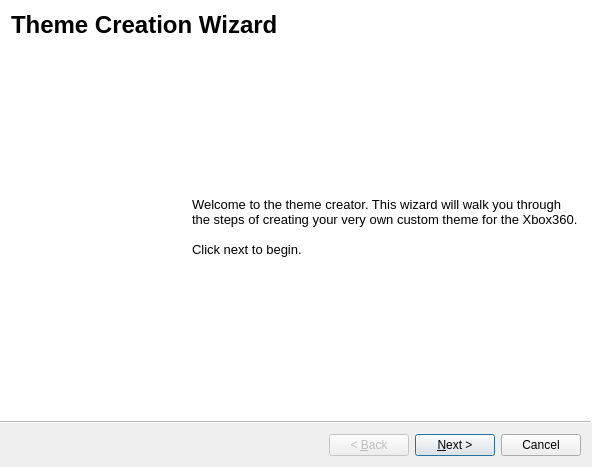
<?xml version="1.0" encoding="UTF-8"?>
<ui version="4.0">
 <class>ThemeCreationWizard</class>
 <widget class="QWizard" name="ThemeCreationWizard">
  <property name="geometry">
   <rect>
    <x>0</x>
    <y>0</y>
    <width>592</width>
    <height>467</height>
   </rect>
  </property>
  <property name="windowTitle">
   <string>Theme Creator</string>
  </property>
  <property name="windowIcon">
   <iconset resource="Resources.qrc">
    <normaloff>:/Images/Leaner24.png</normaloff>:/Images/Leaner24.png</iconset>
  </property>
  <property name="wizardStyle">
   <enum>QWizard::AeroStyle</enum>
  </property>
  <widget class="QWizardPage" name="pageMain">
   <layout class="QVBoxLayout" name="verticalLayout">
    <item>
     <widget class="QLabel" name="label_2">
      <property name="text">
       <string>&lt;!DOCTYPE HTML PUBLIC &quot;-//W3C//DTD HTML 4.0//EN&quot; &quot;http://www.w3.org/TR/REC-html40/strict.dtd&quot;&gt;
&lt;html&gt;&lt;head&gt;&lt;meta name=&quot;qrichtext&quot; content=&quot;1&quot; /&gt;&lt;style type=&quot;text/css&quot;&gt;
p, li { white-space: pre-wrap; }
&lt;/style&gt;&lt;/head&gt;&lt;body style=&quot; font-family:'MS Shell Dlg 2'; font-size:8.25pt; font-weight:400; font-style:normal;&quot;&gt;
&lt;p style=&quot; margin-top:0px; margin-bottom:0px; margin-left:0px; margin-right:0px; -qt-block-indent:0; text-indent:0px;&quot;&gt;&lt;span style=&quot; font-size:18pt; font-weight:600;&quot;&gt;Theme Creation Wizard&lt;/span&gt;&lt;/p&gt;&lt;/body&gt;&lt;/html&gt;</string>
      </property>
      <property name="wordWrap">
       <bool>true</bool>
      </property>
     </widget>
    </item>
    <item>
     <spacer name="verticalSpacer">
      <property name="orientation">
       <enum>Qt::Vertical</enum>
      </property>
      <property name="sizeHint" stdset="0">
       <size>
        <width>20</width>
        <height>40</height>
       </size>
      </property>
     </spacer>
    </item>
    <item>
     <layout class="QHBoxLayout" name="horizontalLayout">
      <item>
       <widget class="QLabel" name="label">
        <property name="minimumSize">
         <size>
          <width>175</width>
          <height>175</height>
         </size>
        </property>
        <property name="maximumSize">
         <size>
          <width>175</width>
          <height>175</height>
         </size>
        </property>
        <property name="text">
         <string/>
        </property>
        <property name="pixmap">
         <pixmap resource="Resources.qrc">:/Images/themebig.png</pixmap>
        </property>
        <property name="scaledContents">
         <bool>true</bool>
        </property>
       </widget>
      </item>
      <item>
       <widget class="QLabel" name="label_3">
        <property name="font">
         <font>
          <pointsize>6</pointsize>
         </font>
        </property>
        <property name="text">
         <string>&lt;!DOCTYPE HTML PUBLIC &quot;-//W3C//DTD HTML 4.0//EN&quot; &quot;http://www.w3.org/TR/REC-html40/strict.dtd&quot;&gt;
&lt;html&gt;&lt;head&gt;&lt;meta name=&quot;qrichtext&quot; content=&quot;1&quot; /&gt;&lt;style type=&quot;text/css&quot;&gt;
p, li { white-space: pre-wrap; }
&lt;/style&gt;&lt;/head&gt;&lt;body style=&quot; font-family:'Ubuntu'; font-size:6pt; font-weight:400; font-style:normal;&quot;&gt;
&lt;p style=&quot; margin-top:0px; margin-bottom:0px; margin-left:0px; margin-right:0px; -qt-block-indent:0; text-indent:0px;&quot;&gt;&lt;span style=&quot; font-family:'MS Shell Dlg 2'; font-size:10pt;&quot;&gt;Welcome to the theme creator. This wizard will walk you through the steps of creating your very own custom theme for the Xbox360.&lt;/span&gt;&lt;/p&gt;
&lt;p style=&quot;-qt-paragraph-type:empty; margin-top:0px; margin-bottom:0px; margin-left:0px; margin-right:0px; -qt-block-indent:0; text-indent:0px; font-family:'MS Shell Dlg 2'; font-size:10pt;&quot;&gt;&lt;br /&gt;&lt;/p&gt;
&lt;p style=&quot; margin-top:0px; margin-bottom:0px; margin-left:0px; margin-right:0px; -qt-block-indent:0; text-indent:0px;&quot;&gt;&lt;span style=&quot; font-family:'MS Shell Dlg 2'; font-size:10pt;&quot;&gt;Click next to begin.&lt;/span&gt;&lt;/p&gt;&lt;/body&gt;&lt;/html&gt;</string>
        </property>
        <property name="wordWrap">
         <bool>true</bool>
        </property>
       </widget>
      </item>
     </layout>
    </item>
    <item>
     <spacer name="verticalSpacer_2">
      <property name="orientation">
       <enum>Qt::Vertical</enum>
      </property>
      <property name="sizeHint" stdset="0">
       <size>
        <width>20</width>
        <height>40</height>
       </size>
      </property>
     </spacer>
    </item>
   </layout>
  </widget>
  <widget class="QWizardPage" name="pageConsoleType">
   <property name="title">
    <string>Console Type</string>
   </property>
   <property name="subTitle">
    <string>Choose the console type that the theme will be for</string>
   </property>
   <layout class="QVBoxLayout" name="verticalLayout_3">
    <item>
     <spacer name="verticalSpacer_3">
      <property name="orientation">
       <enum>Qt::Vertical</enum>
      </property>
      <property name="sizeHint" stdset="0">
       <size>
        <width>20</width>
        <height>40</height>
       </size>
      </property>
     </spacer>
    </item>
    <item>
     <layout class="QHBoxLayout" name="horizontalLayout_3">
      <item>
       <widget class="QLabel" name="label_4">
        <property name="minimumSize">
         <size>
          <width>175</width>
          <height>175</height>
         </size>
        </property>
        <property name="maximumSize">
         <size>
          <width>175</width>
          <height>175</height>
         </size>
        </property>
        <property name="text">
         <string/>
        </property>
        <property name="pixmap">
         <pixmap resource="Resources.qrc">:/Images/themebig.png</pixmap>
        </property>
        <property name="scaledContents">
         <bool>true</bool>
        </property>
       </widget>
      </item>
      <item>
       <layout class="QVBoxLayout" name="verticalLayout_2">
        <item>
         <layout class="QHBoxLayout" name="horizontalLayout_2">
          <item>
           <spacer name="horizontalSpacer">
            <property name="orientation">
             <enum>Qt::Horizontal</enum>
            </property>
            <property name="sizeHint" stdset="0">
             <size>
              <width>40</width>
              <height>20</height>
             </size>
            </property>
           </spacer>
          </item>
          <item>
           <widget class="QComboBox" name="cmbxType">
            <property name="minimumSize">
             <size>
              <width>0</width>
              <height>30</height>
             </size>
            </property>
            <property name="font">
             <font>
              <pointsize>10</pointsize>
             </font>
            </property>
            <item>
             <property name="text">
              <string>Retail</string>
             </property>
            </item>
            <item>
             <property name="text">
              <string>Development Kit</string>
             </property>
            </item>
           </widget>
          </item>
         </layout>
        </item>
        <item>
         <widget class="QLabel" name="label_5">
          <property name="text">
           <string>&lt;!DOCTYPE HTML PUBLIC &quot;-//W3C//DTD HTML 4.0//EN&quot; &quot;http://www.w3.org/TR/REC-html40/strict.dtd&quot;&gt;
&lt;html&gt;&lt;head&gt;&lt;meta name=&quot;qrichtext&quot; content=&quot;1&quot; /&gt;&lt;style type=&quot;text/css&quot;&gt;
p, li { white-space: pre-wrap; }
&lt;/style&gt;&lt;/head&gt;&lt;body style=&quot; font-family:'Ubuntu'; font-size:11pt; font-weight:400; font-style:normal;&quot;&gt;
&lt;p style=&quot; margin-top:0px; margin-bottom:0px; margin-left:0px; margin-right:0px; -qt-block-indent:0; text-indent:0px;&quot;&gt;&lt;span style=&quot; font-family:'MS Shell Dlg 2'; font-size:10pt;&quot;&gt;Only choose development kit if you're playing on an official XDK or if you're running the dev kernel.&lt;/span&gt;&lt;/p&gt;&lt;/body&gt;&lt;/html&gt;</string>
          </property>
          <property name="wordWrap">
           <bool>true</bool>
          </property>
         </widget>
        </item>
       </layout>
      </item>
     </layout>
    </item>
    <item>
     <spacer name="verticalSpacer_4">
      <property name="orientation">
       <enum>Qt::Vertical</enum>
      </property>
      <property name="sizeHint" stdset="0">
       <size>
        <width>20</width>
        <height>40</height>
       </size>
      </property>
     </spacer>
    </item>
   </layout>
  </widget>
  <widget class="QWizardPage" name="pageMetadata">
   <property name="title">
    <string>General Information</string>
   </property>
   <property name="subTitle">
    <string>Choose a thumbnail and a name for your theme</string>
   </property>
   <layout class="QVBoxLayout" name="verticalLayout_8">
    <item>
     <spacer name="verticalSpacer_9">
      <property name="orientation">
       <enum>Qt::Vertical</enum>
      </property>
      <property name="sizeHint" stdset="0">
       <size>
        <width>20</width>
        <height>40</height>
       </size>
      </property>
     </spacer>
    </item>
    <item>
     <layout class="QHBoxLayout" name="horizontalLayout_8" stretch="0,0,2">
      <item>
       <widget class="QLabel" name="label_9">
        <property name="minimumSize">
         <size>
          <width>175</width>
          <height>175</height>
         </size>
        </property>
        <property name="maximumSize">
         <size>
          <width>175</width>
          <height>175</height>
         </size>
        </property>
        <property name="text">
         <string/>
        </property>
        <property name="pixmap">
         <pixmap resource="Resources.qrc">:/Images/themebig.png</pixmap>
        </property>
        <property name="scaledContents">
         <bool>true</bool>
        </property>
       </widget>
      </item>
      <item>
       <spacer name="horizontalSpacer_6">
        <property name="orientation">
         <enum>Qt::Horizontal</enum>
        </property>
        <property name="sizeHint" stdset="0">
         <size>
          <width>40</width>
          <height>20</height>
         </size>
        </property>
       </spacer>
      </item>
      <item>
       <layout class="QVBoxLayout" name="verticalLayout_7">
        <item>
         <layout class="QHBoxLayout" name="horizontalLayout_6" stretch="0,1">
          <item>
           <spacer name="horizontalSpacer_3">
            <property name="orientation">
             <enum>Qt::Horizontal</enum>
            </property>
            <property name="sizeHint" stdset="0">
             <size>
              <width>40</width>
              <height>20</height>
             </size>
            </property>
           </spacer>
          </item>
          <item>
           <widget class="QLineEdit" name="txtName">
            <property name="placeholderText">
             <string/>
            </property>
           </widget>
          </item>
         </layout>
        </item>
        <item>
         <spacer name="verticalSpacer_7">
          <property name="orientation">
           <enum>Qt::Vertical</enum>
          </property>
          <property name="sizeHint" stdset="0">
           <size>
            <width>20</width>
            <height>40</height>
           </size>
          </property>
         </spacer>
        </item>
        <item>
         <layout class="QHBoxLayout" name="horizontalLayout_7" stretch="1,0,0">
          <item>
           <spacer name="horizontalSpacer_4">
            <property name="orientation">
             <enum>Qt::Horizontal</enum>
            </property>
            <property name="sizeHint" stdset="0">
             <size>
              <width>40</width>
              <height>20</height>
             </size>
            </property>
           </spacer>
          </item>
          <item>
           <layout class="QVBoxLayout" name="verticalLayout_6">
            <item>
             <widget class="QLabel" name="imgThumbnail">
              <property name="minimumSize">
               <size>
                <width>64</width>
                <height>64</height>
               </size>
              </property>
              <property name="maximumSize">
               <size>
                <width>64</width>
                <height>64</height>
               </size>
              </property>
              <property name="text">
               <string/>
              </property>
              <property name="pixmap">
               <pixmap resource="Resources.qrc">:/Images/20001.png</pixmap>
              </property>
             </widget>
            </item>
            <item>
             <widget class="QPushButton" name="pushButton">
              <property name="minimumSize">
               <size>
                <width>64</width>
                <height>0</height>
               </size>
              </property>
              <property name="maximumSize">
               <size>
                <width>64</width>
                <height>16777215</height>
               </size>
              </property>
              <property name="text">
               <string>...</string>
              </property>
             </widget>
            </item>
           </layout>
          </item>
          <item>
           <spacer name="horizontalSpacer_5">
            <property name="orientation">
             <enum>Qt::Horizontal</enum>
            </property>
            <property name="sizeHint" stdset="0">
             <size>
              <width>40</width>
              <height>20</height>
             </size>
            </property>
           </spacer>
          </item>
         </layout>
        </item>
       </layout>
      </item>
     </layout>
    </item>
    <item>
     <spacer name="verticalSpacer_8">
      <property name="orientation">
       <enum>Qt::Vertical</enum>
      </property>
      <property name="sizeHint" stdset="0">
       <size>
        <width>20</width>
        <height>40</height>
       </size>
      </property>
     </spacer>
    </item>
   </layout>
  </widget>
  <widget class="QWizardPage" name="pageSphereColor">
   <property name="title">
    <string>Sphere Color</string>
   </property>
   <property name="subTitle">
    <string>Choose the sphere color for the theme</string>
   </property>
   <layout class="QVBoxLayout" name="verticalLayout_5">
    <item>
     <spacer name="verticalSpacer_6">
      <property name="orientation">
       <enum>Qt::Vertical</enum>
      </property>
      <property name="sizeHint" stdset="0">
       <size>
        <width>20</width>
        <height>40</height>
       </size>
      </property>
     </spacer>
    </item>
    <item>
     <layout class="QHBoxLayout" name="horizontalLayout_5">
      <item>
       <widget class="QLabel" name="label_6">
        <property name="minimumSize">
         <size>
          <width>175</width>
          <height>175</height>
         </size>
        </property>
        <property name="maximumSize">
         <size>
          <width>175</width>
          <height>175</height>
         </size>
        </property>
        <property name="text">
         <string/>
        </property>
        <property name="pixmap">
         <pixmap resource="Resources.qrc">:/Images/themebig.png</pixmap>
        </property>
        <property name="scaledContents">
         <bool>true</bool>
        </property>
       </widget>
      </item>
      <item>
       <layout class="QVBoxLayout" name="verticalLayout_4">
        <item>
         <layout class="QHBoxLayout" name="horizontalLayout_4" stretch="1,1">
          <item>
           <spacer name="horizontalSpacer_2">
            <property name="orientation">
             <enum>Qt::Horizontal</enum>
            </property>
            <property name="sizeHint" stdset="0">
             <size>
              <width>40</width>
              <height>20</height>
             </size>
            </property>
           </spacer>
          </item>
          <item>
           <widget class="QComboBox" name="cmbxSphereColor">
            <property name="minimumSize">
             <size>
              <width>0</width>
              <height>30</height>
             </size>
            </property>
            <property name="font">
             <font>
              <pointsize>10</pointsize>
             </font>
            </property>
            <property name="autoFillBackground">
             <bool>false</bool>
            </property>
           </widget>
          </item>
         </layout>
        </item>
        <item>
         <widget class="QLabel" name="label_7">
          <property name="text">
           <string>&lt;!DOCTYPE HTML PUBLIC &quot;-//W3C//DTD HTML 4.0//EN&quot; &quot;http://www.w3.org/TR/REC-html40/strict.dtd&quot;&gt;
&lt;html&gt;&lt;head&gt;&lt;meta name=&quot;qrichtext&quot; content=&quot;1&quot; /&gt;&lt;style type=&quot;text/css&quot;&gt;
p, li { white-space: pre-wrap; }
&lt;/style&gt;&lt;/head&gt;&lt;body style=&quot; font-family:'Ubuntu'; font-size:11pt; font-weight:400; font-style:normal;&quot;&gt;
&lt;p style=&quot; margin-top:0px; margin-bottom:0px; margin-left:0px; margin-right:0px; -qt-block-indent:0; text-indent:0px;&quot;&gt;&lt;span style=&quot; font-family:'MS Shell Dlg 2'; font-size:10pt;&quot;&gt;This is the color of the gradient that appears at the bottom of the screen on the dashboard.&lt;/span&gt;&lt;/p&gt;&lt;/body&gt;&lt;/html&gt;</string>
          </property>
          <property name="wordWrap">
           <bool>true</bool>
          </property>
         </widget>
        </item>
       </layout>
      </item>
     </layout>
    </item>
    <item>
     <spacer name="verticalSpacer_5">
      <property name="orientation">
       <enum>Qt::Vertical</enum>
      </property>
      <property name="sizeHint" stdset="0">
       <size>
        <width>20</width>
        <height>40</height>
       </size>
      </property>
     </spacer>
    </item>
   </layout>
  </widget>
  <widget class="QWizardPage" name="pageWallpaperOne">
   <property name="title">
    <string>Wallpaper One</string>
   </property>
   <property name="subTitle">
    <string>Background to the Home, Dash Identity, Party Details and LIVE channels</string>
   </property>
   <layout class="QGridLayout" name="gridLayout">
    <item row="1" column="1">
     <layout class="QVBoxLayout" name="verticalLayout_9">
      <item>
       <widget class="QLabel" name="imgWallpaper1">
        <property name="minimumSize">
         <size>
          <width>480</width>
          <height>270</height>
         </size>
        </property>
        <property name="maximumSize">
         <size>
          <width>480</width>
          <height>270</height>
         </size>
        </property>
        <property name="frameShape">
         <enum>QFrame::StyledPanel</enum>
        </property>
        <property name="text">
         <string/>
        </property>
        <property name="pixmap">
         <pixmap resource="Resources.qrc">:/Images/watermark.png</pixmap>
        </property>
        <property name="scaledContents">
         <bool>false</bool>
        </property>
        <property name="alignment">
         <set>Qt::AlignCenter</set>
        </property>
       </widget>
      </item>
      <item>
       <layout class="QHBoxLayout" name="horizontalLayout_9">
        <item>
         <spacer name="horizontalSpacer_7">
          <property name="orientation">
           <enum>Qt::Horizontal</enum>
          </property>
          <property name="sizeHint" stdset="0">
           <size>
            <width>40</width>
            <height>20</height>
           </size>
          </property>
         </spacer>
        </item>
        <item>
         <widget class="QPushButton" name="pushButton_2">
          <property name="text">
           <string>Select an Image</string>
          </property>
         </widget>
        </item>
       </layout>
      </item>
     </layout>
    </item>
    <item row="1" column="0">
     <spacer name="horizontalSpacer_8">
      <property name="orientation">
       <enum>Qt::Horizontal</enum>
      </property>
      <property name="sizeHint" stdset="0">
       <size>
        <width>40</width>
        <height>20</height>
       </size>
      </property>
     </spacer>
    </item>
    <item row="1" column="2">
     <spacer name="horizontalSpacer_9">
      <property name="orientation">
       <enum>Qt::Horizontal</enum>
      </property>
      <property name="sizeHint" stdset="0">
       <size>
        <width>40</width>
        <height>20</height>
       </size>
      </property>
     </spacer>
    </item>
    <item row="0" column="1">
     <spacer name="verticalSpacer_10">
      <property name="orientation">
       <enum>Qt::Vertical</enum>
      </property>
      <property name="sizeHint" stdset="0">
       <size>
        <width>20</width>
        <height>40</height>
       </size>
      </property>
     </spacer>
    </item>
    <item row="2" column="1">
     <spacer name="verticalSpacer_11">
      <property name="orientation">
       <enum>Qt::Vertical</enum>
      </property>
      <property name="sizeHint" stdset="0">
       <size>
        <width>20</width>
        <height>40</height>
       </size>
      </property>
     </spacer>
    </item>
   </layout>
  </widget>
  <widget class="QWizardPage" name="pageWallpaperTwo">
   <property name="title">
    <string>Wallpaper Two</string>
   </property>
   <property name="subTitle">
    <string>Background to the Games Library channel</string>
   </property>
   <layout class="QGridLayout" name="gridLayout_2">
    <item row="1" column="1">
     <layout class="QVBoxLayout" name="verticalLayout_10">
      <item>
       <widget class="QLabel" name="imgWallpaper2">
        <property name="minimumSize">
         <size>
          <width>480</width>
          <height>270</height>
         </size>
        </property>
        <property name="maximumSize">
         <size>
          <width>480</width>
          <height>270</height>
         </size>
        </property>
        <property name="frameShape">
         <enum>QFrame::StyledPanel</enum>
        </property>
        <property name="text">
         <string/>
        </property>
        <property name="pixmap">
         <pixmap resource="Resources.qrc">:/Images/watermark.png</pixmap>
        </property>
        <property name="scaledContents">
         <bool>false</bool>
        </property>
        <property name="alignment">
         <set>Qt::AlignCenter</set>
        </property>
       </widget>
      </item>
      <item>
       <layout class="QHBoxLayout" name="horizontalLayout_10">
        <item>
         <spacer name="horizontalSpacer_10">
          <property name="orientation">
           <enum>Qt::Horizontal</enum>
          </property>
          <property name="sizeHint" stdset="0">
           <size>
            <width>40</width>
            <height>20</height>
           </size>
          </property>
         </spacer>
        </item>
        <item>
         <widget class="QPushButton" name="pushButton_3">
          <property name="text">
           <string>Select an Image</string>
          </property>
         </widget>
        </item>
       </layout>
      </item>
     </layout>
    </item>
    <item row="1" column="0">
     <spacer name="horizontalSpacer_11">
      <property name="orientation">
       <enum>Qt::Horizontal</enum>
      </property>
      <property name="sizeHint" stdset="0">
       <size>
        <width>40</width>
        <height>20</height>
       </size>
      </property>
     </spacer>
    </item>
    <item row="1" column="2">
     <spacer name="horizontalSpacer_12">
      <property name="orientation">
       <enum>Qt::Horizontal</enum>
      </property>
      <property name="sizeHint" stdset="0">
       <size>
        <width>40</width>
        <height>20</height>
       </size>
      </property>
     </spacer>
    </item>
    <item row="0" column="1">
     <spacer name="verticalSpacer_12">
      <property name="orientation">
       <enum>Qt::Vertical</enum>
      </property>
      <property name="sizeHint" stdset="0">
       <size>
        <width>20</width>
        <height>40</height>
       </size>
      </property>
     </spacer>
    </item>
    <item row="2" column="1">
     <spacer name="verticalSpacer_13">
      <property name="orientation">
       <enum>Qt::Vertical</enum>
      </property>
      <property name="sizeHint" stdset="0">
       <size>
        <width>20</width>
        <height>40</height>
       </size>
      </property>
     </spacer>
    </item>
   </layout>
  </widget>
  <widget class="QWizardPage" name="pageWallpaperThree">
   <property name="title">
    <string>Wallpaper Three</string>
   </property>
   <property name="subTitle">
    <string>Background to the Media Library channel</string>
   </property>
   <layout class="QGridLayout" name="gridLayout_3">
    <item row="1" column="1">
     <layout class="QVBoxLayout" name="verticalLayout_11">
      <item>
       <widget class="QLabel" name="imgWallpaper3">
        <property name="minimumSize">
         <size>
          <width>480</width>
          <height>270</height>
         </size>
        </property>
        <property name="maximumSize">
         <size>
          <width>480</width>
          <height>270</height>
         </size>
        </property>
        <property name="frameShape">
         <enum>QFrame::StyledPanel</enum>
        </property>
        <property name="text">
         <string/>
        </property>
        <property name="pixmap">
         <pixmap resource="Resources.qrc">:/Images/watermark.png</pixmap>
        </property>
        <property name="scaledContents">
         <bool>false</bool>
        </property>
        <property name="alignment">
         <set>Qt::AlignCenter</set>
        </property>
       </widget>
      </item>
      <item>
       <layout class="QHBoxLayout" name="horizontalLayout_11">
        <item>
         <spacer name="horizontalSpacer_13">
          <property name="orientation">
           <enum>Qt::Horizontal</enum>
          </property>
          <property name="sizeHint" stdset="0">
           <size>
            <width>40</width>
            <height>20</height>
           </size>
          </property>
         </spacer>
        </item>
        <item>
         <widget class="QPushButton" name="pushButton_4">
          <property name="text">
           <string>Select an Image</string>
          </property>
         </widget>
        </item>
       </layout>
      </item>
     </layout>
    </item>
    <item row="1" column="0">
     <spacer name="horizontalSpacer_14">
      <property name="orientation">
       <enum>Qt::Horizontal</enum>
      </property>
      <property name="sizeHint" stdset="0">
       <size>
        <width>40</width>
        <height>20</height>
       </size>
      </property>
     </spacer>
    </item>
    <item row="1" column="2">
     <spacer name="horizontalSpacer_15">
      <property name="orientation">
       <enum>Qt::Horizontal</enum>
      </property>
      <property name="sizeHint" stdset="0">
       <size>
        <width>40</width>
        <height>20</height>
       </size>
      </property>
     </spacer>
    </item>
    <item row="0" column="1">
     <spacer name="verticalSpacer_14">
      <property name="orientation">
       <enum>Qt::Vertical</enum>
      </property>
      <property name="sizeHint" stdset="0">
       <size>
        <width>20</width>
        <height>40</height>
       </size>
      </property>
     </spacer>
    </item>
    <item row="2" column="1">
     <spacer name="verticalSpacer_15">
      <property name="orientation">
       <enum>Qt::Vertical</enum>
      </property>
      <property name="sizeHint" stdset="0">
       <size>
        <width>20</width>
        <height>40</height>
       </size>
      </property>
     </spacer>
    </item>
   </layout>
  </widget>
  <widget class="QWizardPage" name="pageWallpaperFour">
   <property name="title">
    <string>Wallpaper Four</string>
   </property>
   <property name="subTitle">
    <string>Background to the System Settings channel </string>
   </property>
   <layout class="QGridLayout" name="gridLayout_4">
    <item row="1" column="1">
     <layout class="QVBoxLayout" name="verticalLayout_12">
      <item>
       <widget class="QLabel" name="imgWallpaper4">
        <property name="minimumSize">
         <size>
          <width>480</width>
          <height>270</height>
         </size>
        </property>
        <property name="maximumSize">
         <size>
          <width>480</width>
          <height>270</height>
         </size>
        </property>
        <property name="frameShape">
         <enum>QFrame::StyledPanel</enum>
        </property>
        <property name="text">
         <string/>
        </property>
        <property name="pixmap">
         <pixmap resource="Resources.qrc">:/Images/watermark.png</pixmap>
        </property>
        <property name="scaledContents">
         <bool>false</bool>
        </property>
        <property name="alignment">
         <set>Qt::AlignCenter</set>
        </property>
       </widget>
      </item>
      <item>
       <layout class="QHBoxLayout" name="horizontalLayout_12">
        <item>
         <spacer name="horizontalSpacer_16">
          <property name="orientation">
           <enum>Qt::Horizontal</enum>
          </property>
          <property name="sizeHint" stdset="0">
           <size>
            <width>40</width>
            <height>20</height>
           </size>
          </property>
         </spacer>
        </item>
        <item>
         <widget class="QPushButton" name="pushButton_5">
          <property name="text">
           <string>Select an Image</string>
          </property>
         </widget>
        </item>
       </layout>
      </item>
     </layout>
    </item>
    <item row="1" column="0">
     <spacer name="horizontalSpacer_17">
      <property name="orientation">
       <enum>Qt::Horizontal</enum>
      </property>
      <property name="sizeHint" stdset="0">
       <size>
        <width>40</width>
        <height>20</height>
       </size>
      </property>
     </spacer>
    </item>
    <item row="0" column="1">
     <spacer name="verticalSpacer_16">
      <property name="orientation">
       <enum>Qt::Vertical</enum>
      </property>
      <property name="sizeHint" stdset="0">
       <size>
        <width>20</width>
        <height>40</height>
       </size>
      </property>
     </spacer>
    </item>
    <item row="2" column="1">
     <spacer name="verticalSpacer_17">
      <property name="orientation">
       <enum>Qt::Vertical</enum>
      </property>
      <property name="sizeHint" stdset="0">
       <size>
        <width>20</width>
        <height>40</height>
       </size>
      </property>
     </spacer>
    </item>
    <item row="1" column="2">
     <spacer name="horizontalSpacer_18">
      <property name="orientation">
       <enum>Qt::Horizontal</enum>
      </property>
      <property name="sizeHint" stdset="0">
       <size>
        <width>40</width>
        <height>20</height>
       </size>
      </property>
     </spacer>
    </item>
   </layout>
  </widget>
  <widget class="QWizardPage" name="pageSavePath">
   <property name="title">
    <string>Save Location</string>
   </property>
   <property name="subTitle">
    <string>Choose a place to save the new theme</string>
   </property>
   <layout class="QVBoxLayout" name="verticalLayout_13">
    <item>
     <spacer name="verticalSpacer_18">
      <property name="orientation">
       <enum>Qt::Vertical</enum>
      </property>
      <property name="sizeHint" stdset="0">
       <size>
        <width>20</width>
        <height>40</height>
       </size>
      </property>
     </spacer>
    </item>
    <item>
     <layout class="QHBoxLayout" name="horizontalLayout_14">
      <item>
       <widget class="QLabel" name="label_8">
        <property name="minimumSize">
         <size>
          <width>175</width>
          <height>175</height>
         </size>
        </property>
        <property name="maximumSize">
         <size>
          <width>175</width>
          <height>175</height>
         </size>
        </property>
        <property name="text">
         <string/>
        </property>
        <property name="pixmap">
         <pixmap resource="Resources.qrc">:/Images/themebig.png</pixmap>
        </property>
        <property name="scaledContents">
         <bool>true</bool>
        </property>
       </widget>
      </item>
      <item>
       <layout class="QHBoxLayout" name="horizontalLayout_13" stretch="1,0">
        <item>
         <widget class="QLabel" name="lblSavePath">
          <property name="text">
           <string>Desktop Location</string>
          </property>
         </widget>
        </item>
        <item>
         <widget class="QPushButton" name="pushButton_6">
          <property name="text">
           <string>...</string>
          </property>
         </widget>
        </item>
       </layout>
      </item>
     </layout>
    </item>
    <item>
     <spacer name="verticalSpacer_19">
      <property name="orientation">
       <enum>Qt::Vertical</enum>
      </property>
      <property name="sizeHint" stdset="0">
       <size>
        <width>20</width>
        <height>40</height>
       </size>
      </property>
     </spacer>
    </item>
   </layout>
  </widget>
 </widget>
 <resources>
  <include location="Resources.qrc"/>
 </resources>
 <connections/>
</ui>
